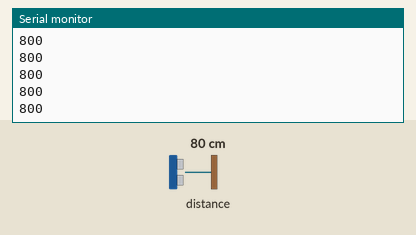
The sketch below on a simulated Arduino Uno, built with avr-gcc and run on an emulated ATmega328P. On the bench: the last lines printed to the serial monitor. The inputs (shaded band) are chosen by the test bench; at power-on: distance to the obstacle 80 cm.

Above: at 1.2 s.
1.3 s: distance to the obstacle set to 2 cm
At 2.0 s:
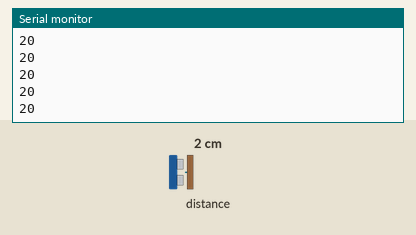
2.8 s: distance to the obstacle set to 4 cm
At 3.6 s:
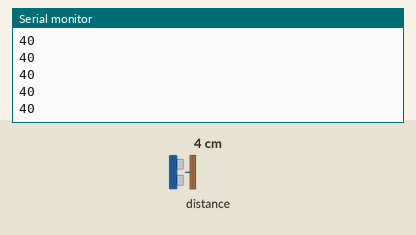
Timing chart, 0 to 5.8 s (numbered marks = the images above; inputs shaded):
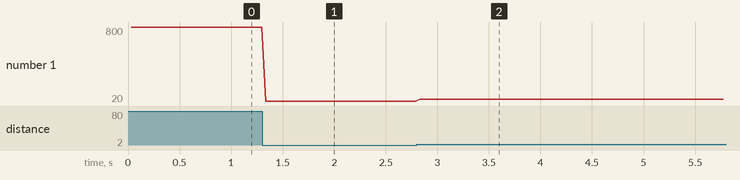

Measured:
- after the input at 1.3 s, the serial monitor: prints a new line at once (image 1)
- after the input at 2.8 s, the serial monitor: prints a new line at once (image 2)
- plotted number 1: 800 → 20 after the input at 1.3 s, 20 → 40 after the input at 2.8 s

The sketch:

VL53_controller.ino
```cpp
#include "Adafruit_VL53L0X.h"

Adafruit_VL53L0X lox = Adafruit_VL53L0X();

void setup() {
  Serial.begin(115200);

  // wait until serial port opens for native USB devices
  while (! Serial) {
    delay(1);
  }

//  Serial.println("Adafruit VL53L0X test");
  if (!lox.begin()) {
    Serial.println(F("Failed to boot VL53L0X"));
    while(1);
  }
//  Serial.println(F("VL53L0X API Simple Ranging example\n\n"));
}


void loop() {
  VL53L0X_RangingMeasurementData_t measure;

//  Serial.print("Reading a measurement... ");
  lox.rangingTest(&measure, false); // pass in 'true' to get debug data printout!

  if (measure.RangeStatus != 4) {  // phase failures have incorrect data
    Serial.println(measure.RangeMilliMeter);
  }

  delay(5);
}
```
